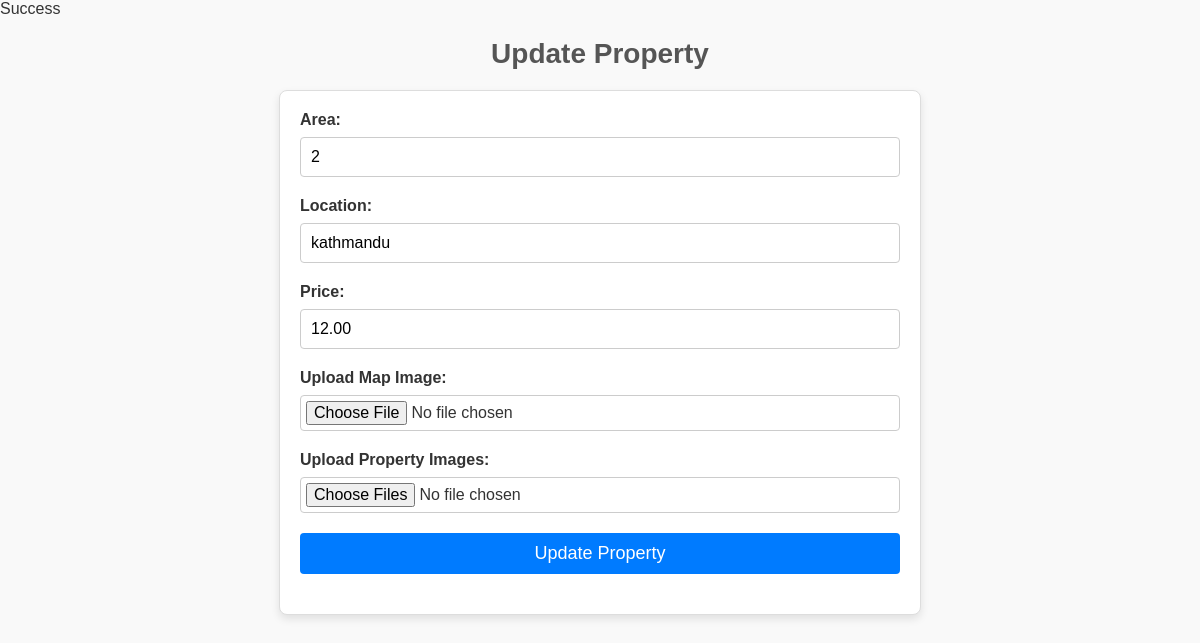
The app's page /update_land.php?id=9 with its own data.
### tables this page shows
CREATE TABLE `land_properties` (
  `id` int(11) NOT NULL,
  `area` text DEFAULT NULL,
  `location` varchar(255) NOT NULL,
  `price` decimal(10,2) NOT NULL,
  `map_image` varchar(255) NOT NULL,
  `property_images` text NOT NULL,
  `user_id` int(11) NOT NULL,
  `status` varchar(20) DEFAULT NULL,
  `approval_date` datetime DEFAULT NULL,
  `created_at` timestamp NOT NULL DEFAULT current_timestamp(),
  `is_featured` tinyint(1) DEFAULT 0,
  `updated_at` timestamp NOT NULL DEFAULT current_timestamp() ON UPDATE current_timestamp()
);

### update_land.php (the view, shortened to what this page needs)
<?php
include 'db.php';
if (isset($_GET['id'])) {
    $property_id = $_GET['id'];
    $sql = "SELECT * FROM land_properties WHERE id = :id";
    $stmt = $conn->prepare($sql);
    $stmt->bindValue(':id', $property_id, PDO::PARAM_INT);
    $stmt->execute();
    $property = $stmt->fetch(PDO::FETCH_ASSOC);
}
?>
<!DOCTYPE html>
<html lang="en">
<head>
</head>
<body>
    <h1>Update Property</h1>
<form action="update_land.php" method="post" enctype="multipart/form-data">
    <label for="area">Area:</label>
    <input type="text" id="area" name="area" value="<?php echo htmlspecialchars($property['area']); ?>" required>
    <label for="location">Location:</label>
    <input type="text" id="location" name="location" value="<?php echo htmlspecialchars($property['location']); ?>" required>
    <label for="price">Price:</label>
    <input type="text" id="price" name="price" value="<?php echo htmlspecialchars($property['price']); ?>" required>
    <label for="map_image">Upload Map Image:</label>
    <input type="file" id="map_image" name="map_image" accept="image/*">
    <label for="property_images">Upload Property Images:</label>
    <input type="file" id="property_images" name="property_images[]" multiple accept="image/*">
    <button type="submit">Update Property</button>
</form>
</body>
</html>

### update_land.php (style rules this page uses)
body { font-family: Arial, sans-serif; margin: 0; padding: 0; background-color: #f9f9f9; color: #333; }
h1 { text-align: center; margin-top: 20px; font-size: 28px; color: #555; }
form { max-width: 600px; margin: 20px auto; background: #fff; border: 1px solid #ddd; border-radius: 8px; padding: 20px; box-shadow: 0 4px 8px rgba(0, 0, 0, 0.1); }
label { display: block; margin-bottom: 8px; font-weight: bold; }
input[type="text"], input[type="file"], button { width: 100%; padding: 10px; margin-bottom: 20px; border: 1px solid #ccc; border-radius: 4px; font-size: 16px; }
input[type="file"] { padding: 5px; }
button { background-color: #007BFF; color: white; border: none; cursor: pointer; font-size: 18px; }

### records on screen
land_properties: area "2", location "kathmandu", price "12.00"
